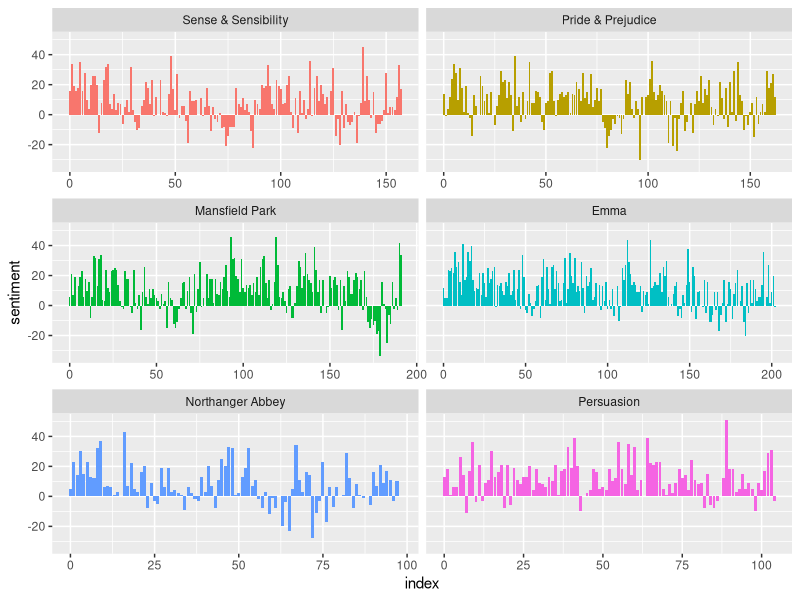
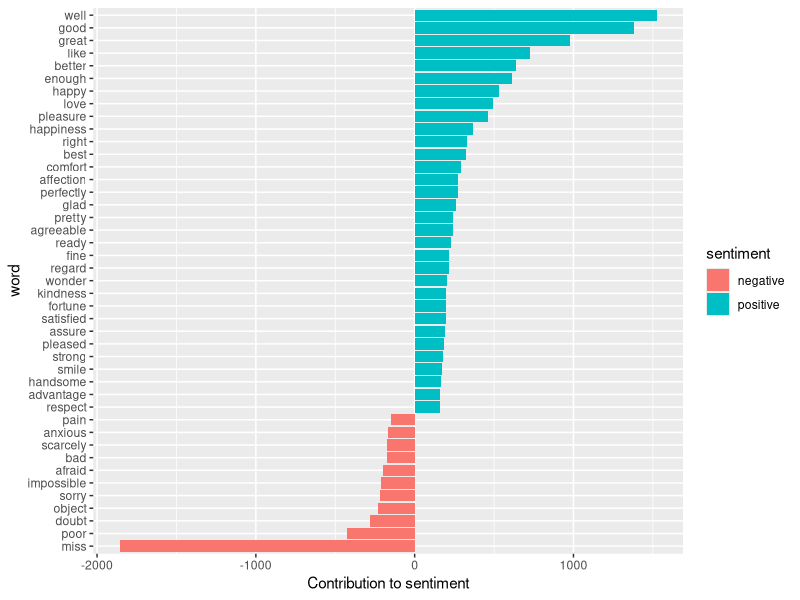

Write the R code that produced these figures, in order.
## ---- chunk 1
library(janeaustenr)
library(dplyr)
library(stringr)

original_books <- austen_books() %>%
  group_by(book) %>%
  mutate(line = row_number(),
         chapter = cumsum(str_detect(text, regex("^chapter [\\divxlc]",
                                                 ignore_case = TRUE)))) %>%
  ungroup()

original_books
## ---- chunk 2
## # A tibble: 73,422 x 4
##    text                    book                 line chapter
##    <chr>                   <fct>               <int>   <int>
##  1 "SENSE AND SENSIBILITY" Sense & Sensibility     1       0
##  2 ""                      Sense & Sensibility     2       0
##  3 "by Jane Austen"        Sense & Sensibility     3       0
##  4 ""                      Sense & Sensibility     4       0
##  5 "(1811)"                Sense & Sensibility     5       0
##  6 ""                      Sense & Sensibility     6       0
##  7 ""                      Sense & Sensibility     7       0
##  8 ""                      Sense & Sensibility     8       0
##  9 ""                      Sense & Sensibility     9       0
## 10 "CHAPTER 1"             Sense & Sensibility    10       1
## # … with 73,412 more rows
## ---- chunk 3
library(tidytext)
tidy_books <- original_books %>%
  unnest_tokens(word, text)

tidy_books
## ---- chunk 4
## # A tibble: 725,055 x 4
##    book                 line chapter word       
##    <fct>               <int>   <int> <chr>      
##  1 Sense & Sensibility     1       0 sense      
##  2 Sense & Sensibility     1       0 and        
##  3 Sense & Sensibility     1       0 sensibility
##  4 Sense & Sensibility     3       0 by         
##  5 Sense & Sensibility     3       0 jane       
##  6 Sense & Sensibility     3       0 austen     
##  7 Sense & Sensibility     5       0 1811       
##  8 Sense & Sensibility    10       1 chapter    
##  9 Sense & Sensibility    10       1 1          
## 10 Sense & Sensibility    13       1 the        
## # … with 725,045 more rows
## ---- chunk 5
positive <- get_sentiments("bing") %>%
  filter(sentiment == "positive")

tidy_books %>%
  filter(book == "Emma") %>%
  semi_join(positive) %>%
  count(word, sort = TRUE)
## ---- chunk 6
library(tidyr)
bing <- get_sentiments("bing")

janeaustensentiment <- tidy_books %>%
  inner_join(bing) %>%
  count(book, index = line %/% 80, sentiment) %>%
  spread(sentiment, n, fill = 0) %>%
  mutate(sentiment = positive - negative)
## ---- chunk 7
library(ggplot2)

ggplot(janeaustensentiment, aes(index, sentiment, fill = book)) +
  geom_bar(stat = "identity", show.legend = FALSE) +
  facet_wrap(~book, ncol = 2, scales = "free_x")
## ---- chunk 8
bing_word_counts <- tidy_books %>%
  inner_join(bing) %>%
  count(word, sentiment, sort = TRUE)

bing_word_counts
## ---- chunk 9
bing_word_counts %>%
  filter(n > 150) %>%
  mutate(n = ifelse(sentiment == "negative", -n, n)) %>%
  mutate(word = reorder(word, n)) %>%
  ggplot(aes(word, n, fill = sentiment)) +
  geom_col() +
  coord_flip() +
  labs(y = "Contribution to sentiment")
## ---- chunk 10
PandP_sentences <- tibble(text = prideprejudice) %>% 
  unnest_tokens(sentence, text, token = "sentences")
## ---- chunk 11
PandP_sentences$sentence[2]
## ---- chunk 12
austen_chapters <- austen_books() %>%
  group_by(book) %>%
  unnest_tokens(chapter, text, token = "regex", pattern = "Chapter|CHAPTER [\\dIVXLC]") %>%
  ungroup()

austen_chapters %>% 
  group_by(book) %>% 
  summarise(chapters = n())
## ---- chunk 13
bingnegative <- get_sentiments("bing") %>%
  filter(sentiment == "negative")

wordcounts <- tidy_books %>%
  group_by(book, chapter) %>%
  summarize(words = n())

tidy_books %>%
  semi_join(bingnegative) %>%
  group_by(book, chapter) %>%
  summarize(negativewords = n()) %>%
  left_join(wordcounts, by = c("book", "chapter")) %>%
  mutate(ratio = negativewords/words) %>%
  filter(chapter != 0) %>%
  top_n(1)
